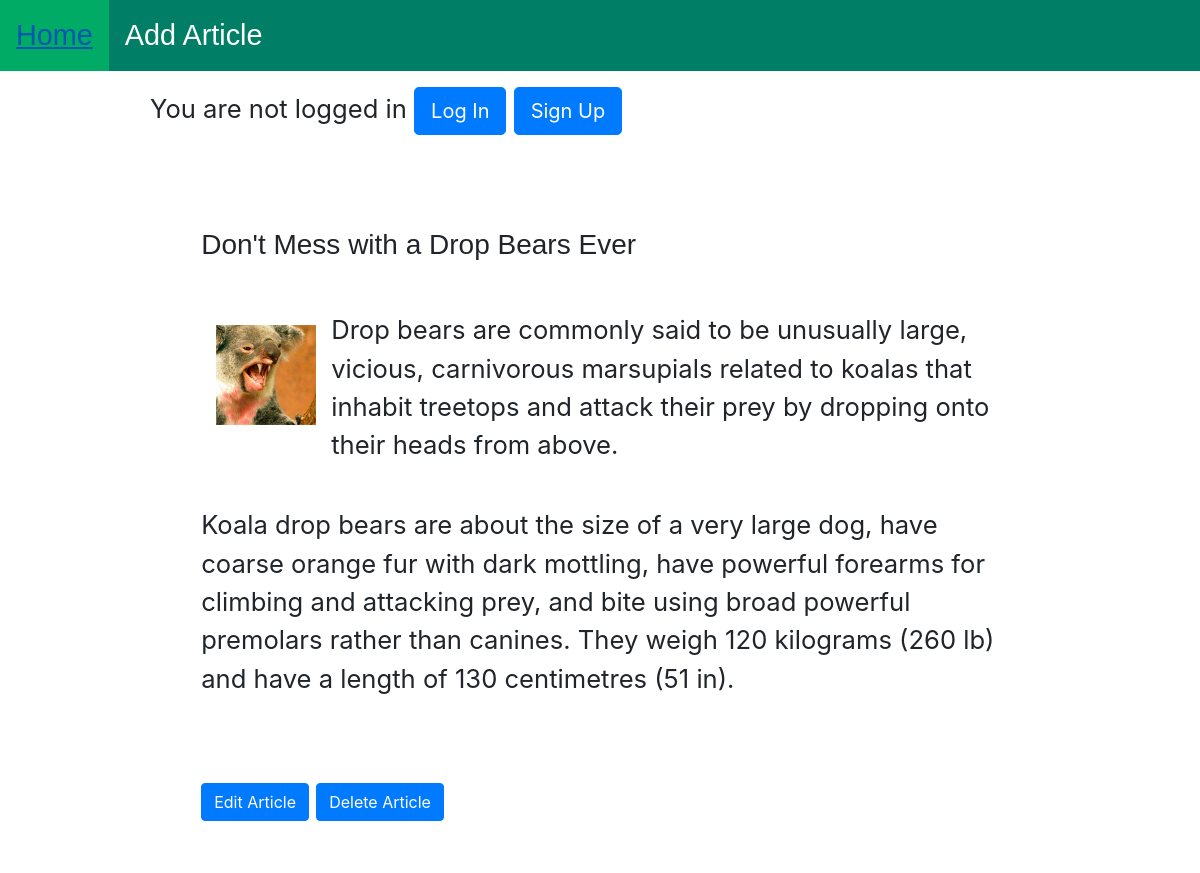
The app's page /article/1/ with its own data.
### articles/models.py (models this page shows, shortened)
class Article(models.Model):
    title = models.CharField(max_length=200)
    text = models.TextField()
    author = models.ForeignKey(
    'auth.User',
    on_delete = models.CASCADE,
    default = 1,
    )
    photo = models.ImageField(upload_to="gallary", default='drop-bear.png')

### articles/views.py (the view)
# urls.py: path('article/<int:pk>/', ArticleDetailView.as_view(), name='article_detail'),
class ArticleDetailView(DetailView):
    model = Article
    template_name = 'article_detail.html'

### templates/article_detail.html
{% extends 'base.html' %}
{% block content %}
<main>
  <section>
    <h3>{{ article.title }}</h3>
    <article>
      <img src="{{ article.photo.url }}" alt="{{ article.title }}" class="art-img">
      <p>{{ article.text|linebreaks }}</p>
    </article>
    <a href="{% url 'article_edit' article.pk %}" class="btn btn-primary btn-bg">Edit Article</a>
    <a href="{% url 'article_delete' article.pk %}" class="btn btn-primary btn-bg">Delete Article</a>
  </section>
</main>
{% endblock content %}

### static/css/base.css (style rules this page uses)
* { margin: 0; padding: 0; }
body { background-color: gray; font-size: 62.5%; padding: 0; margin: 0; }
main { padding: 2em; position: relative; }
p { padding: 0 0 1em 0; }
main { padding: 2em; }
.art-img { float: left; margin: 55px 15px 15px 15px; height: 100px; width: 100px; }
h3 { margin-bottom: 1em; font-family: Arial, Helvetica, sans-serif; }
a:link { text-decoration: none; }

### records on screen
Article: title "Don't Mess with a Drop Bears Ever", photo (picture), text "Drop bears are commonly said to be unusually large, vicious, carnivorous marsupials related to koalas that inhabit treetops and attack their prey by dropping onto their heads from above. Koala drop bears are about the size of a very large dog, have coarse orange fur with dark mottling, have powerful forearms for climbing and attacking prey, and bite using broad powerful premolars rather than canines. They weigh 120 kilograms (260 lb) and have a length of 130 centimetres (51 in)."
